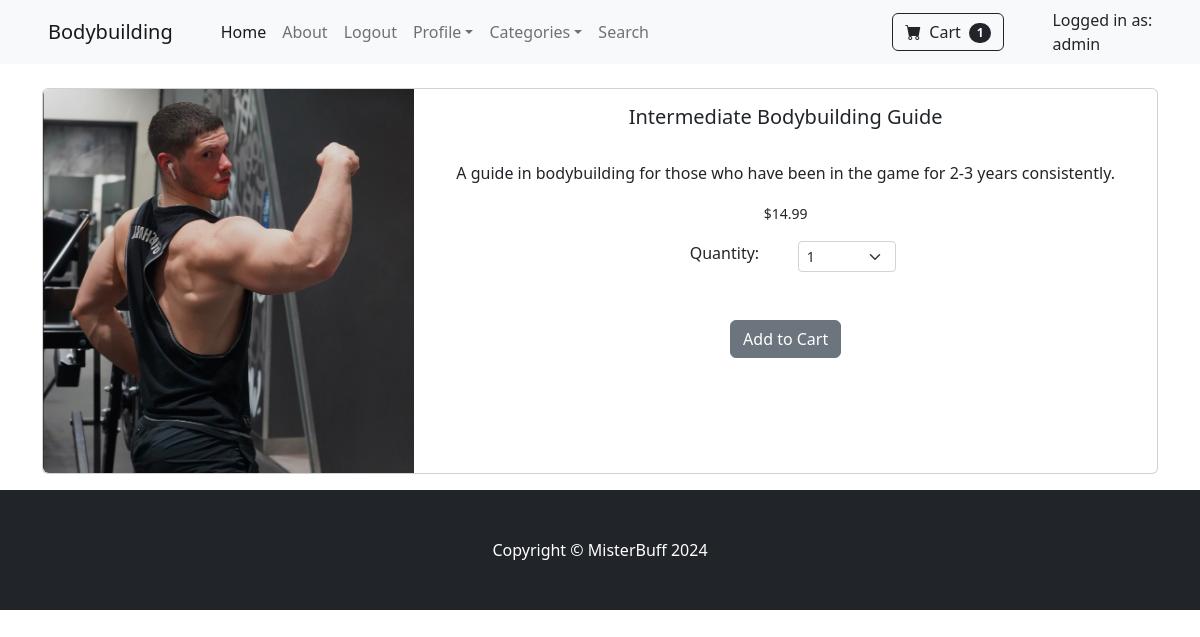
/product/2 (signed in), run on the app's committed database.
### store/models.py (models this page shows, shortened)
class Product(models.Model):
    name = models.CharField(max_length=100)
    price = models.DecimalField(default=0, decimal_places=2, max_digits=6)
    category = models.ForeignKey(
        Category, on_delete=models.CASCADE, default=1
    )  # Foreign Key references this category value to the class Category
    description = models.CharField(max_length=250, default="", blank=True, null=True)
    image = models.ImageField(upload_to="uploads/product/")
    is_sale = models.BooleanField(default=False)
    sale_price = models.DecimalField(default=0, decimal_places=2, max_digits=6)

### store/views.py (the view)
def product(request, pk):
    product = Product.objects.get(id=pk)
    return render(request, "product.html", {"product": product})

### cart/cart.py (called while the page is built)
    def __len__(self):
        return len(self.cart)

### cart/context_processors.py (called while the page is built)
def cart(request):
    return {"cart": Cart(request)}

### store/templates/product.html (shortened to what this page needs)
{% extends 'base.html' %}
{% block content %}
    <div class="container">
        <br/>
        <div class="card mb-3">
            <div class="row g-0">
                <div class="col-md-4">
                    <img src="{{ product.image.url }}" class="img-fluid rounded-start" alt="...">
                </div>
                <div class="col-md-8">
                    <div class="card-body">
                        <center>
                            {% if product.is_sale %}
                                <div class="badge bg-dark text-white position-absolute" style="top: 0.5rem; right: 0.5rem">
                                    Sale
                                </div>
                                <h5 class="card-title">{{ product.name }}</h5>
                                <br/>
                                <p class="card-text">{{ product.description }}</p>
                                <div class="d-flex justify-content-center small text-warning mb-2">
                                    <div class="bi-star-fill"></div>
                                    &nbsp;&nbsp;Sale!&nbsp;&nbsp;
                                    <div class="bi-star-fill"></div>
                                </div>
                                <p class="card-text"><small class="text-body-secondary"><s>${{ product.price }}</s></small></p>
                                <p class="card-text"><small class="text-body-secondary">${{ product.sale_price }}</small></p>
                            {% else %}
                                <h5 class="card-title">{{ product.name }}</h5>
                                <br/>
                                <p class="card-text">{{ product.description }}</p>
                                <p class="card-text"><small class="text-body-secondary">${{ product.price }}</small></p>
                            {% endif %}
                            <div class="row justify-content-center">
                                <div class="col-md-2">Quantity:</div>
                                <div class="col-md-2">
                                    <select class="form-select form-select-sm" id="qty-cart">
                                        <option value="1">1</option>
                                      </select>
                                </div>
                            </div>
                            <br/>
                            <br/>
                            <button type="button" value="{{ product.id }}" id="add-cart" class="btn btn-secondary">Add to Cart</button>
                        </center>
                    </div>
                </div>
            </div>
        </div>
    </div>
{% endblock %}

### store/templates/navbar.html (shortened to what this page needs)
<nav class="navbar sticky-top navbar-expand-lg navbar-light bg-light">
    <div class="container px-4 px-lg-5">
        <a class="navbar-brand" href="{% url 'home' %}">Bodybuilding</a>
        <div class="collapse navbar-collapse" id="navbarSupportedContent">
            <ul class="navbar-nav me-auto mb-2 mb-lg-0 ms-lg-4">
                <li class="nav-item"><a class="nav-link active" aria-current="page" href="{% url 'home' %}">Home</a></li>
                <li class="nav-item"><a class="nav-link" href="{% url 'about' %}">About</a></li>
                {% if not user.is_authenticated %}
                    <li class="nav-item"><a class="nav-link" href="{% url 'login' %}">Login</a></li>
                {% else %}
                    <li class="nav-item"><a class="nav-link" href="{% url 'logout' %}">Logout</a></li>
                    <li class="nav-item dropdown">
                        <a class="nav-link dropdown-toggle" id="navbarDropdown" href="#" role="button" data-bs-toggle="dropdown" aria-expanded="false">Profile</a>
                    </li>
                {% endif %}
                <li class="nav-item dropdown">
                    <a class="nav-link dropdown-toggle" id="navbarDropdown" href="#" role="button" data-bs-toggle="dropdown" aria-expanded="false">Categories</a>
                </li>
                <li class="nav-item"><a class="nav-link" href="{% url 'search' %}">Search</a></li>
            </ul>
            <form class="d-flex">
                <a href="{% url 'cart_summary' %}" class="btn btn-outline-dark"><i class="bi-cart-fill me-1"></i>
                    Cart
                    <span class="badge bg-dark text-white ms-1 rounded-pill" id="cart_quantity">{{ cart|length }}</span></a>
            </form>
        </div>
    </div>
    <p class="mb-0 pe-3">Logged in as: {{ user.username }}</p>
</nav>

### data on the page
Product: image (picture), name "Intermediate Bodybuilding Guide", description "A guide in bodybuilding for those who have been in the game for 2-3 years consistently.", price "14.99"

### other printed values
{{ cart|length }} "1"
{{ user.username }} "admin"
